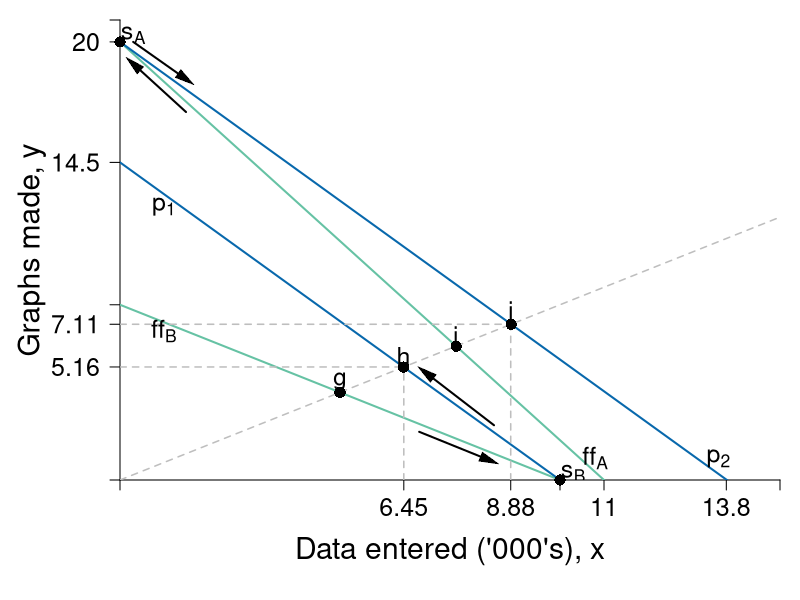

Source code (R):
#Graph Designer: Simon Halliday + Scott Cohn
#Authors: Bowles and Halliday
#Title: Coordination, Conflict and Competition: A Text in Microeconomics

require(shape)
pdf(file = "specprodexch/data_entered.pdf", width = 8, height = 8)

#Set parameters for graphics
pointsize <- 1.8
axislabelsize <- 1.8
labelsize <- 1.5
namesize <- 1.8
annotatesize <- 1.5
graphlinewidth <- 2
segmentlinewidth <- 1.5

COL <- c("#7fc97f", "#beaed4", "#fdc086", "#ffff99", "#386cb0", "#f0027f", "#bf5b17", "#666666")
COLA <- c("#e0f3db", "#99d8c9","#66c2a4","#41ae76", "#238b45", "#005824")
COLB <- c("#4eb3d3", "#2b8cbe", "#0868ac","#084081")


ffA <- function(x, yintA = 20, sA = 20/11) {
        yintA - sA*x
}

ffB <- function(x, yintB = 8, sB = 8/10) {
        yintB - sB*x
}

exchange <- function(x, slope = 1/1.25) {
        slope*x
}

priceA <- function(x, pintA = 20, psA = 1.45) {
        pintA - psA*x
}

priceB <- function(x, pintB = 14.5, psB = 1.45) {
        pintB - psB*x
}

#Edited the margins to cater for the larger LHS labels
par(mar =  c(6, 6, 1, 1))

xlims <- c(0, 15)
ylims <- c(0, 21)

npts <- 501 
x <- seq(xlims[1], xlims[2], length.out = npts)
y <- seq(ylims[1], ylims[2], length.out = npts) 
a <- c(3.25, 5.25, 7.25)

plot(0, 0, xlim = xlims, ylim = ylims, type = "n",
     xlab = expression(paste("")),
     ylab = expression(paste("")), 
     xaxt = "n", 
     yaxt = "n", 
     cex.lab = axislabelsize, 
     bty = "n", 
     xaxs="i", 
     yaxs="i"
)


ticksy <- c(ylims[1], 5.16, 7.11, 8, 14.5, 20, ylims[2])
ylabels <- c(NA, 5.16, 7.11, 8, 14.5, 20, NA)
ticksx <- c(xlims[1], 6.45, 8.88, 10, 11, 13.78, xlims[2])
xlabels <-  c(NA, 6.45, 8.88, 10, 11, 13.8, NA)

axis(1, at = ticksx, pos = 0, labels = xlabels, cex.axis = labelsize)
axis(2, at = ticksy, pos = 0, labels = ylabels, las = 1, cex.axis = labelsize)

npts <- 500 
xx1 <- seq(xlims[1], xlims[2], length.out = npts)

#Draw the graphs
lines(xx1, ffA(xx1), col = COLA[3], lwd = graphlinewidth)
lines(xx1, ffB(xx1), col = COLA[3], lwd = graphlinewidth)
lines(xx1, exchange(xx1), lty = 2, col = "gray", lwd = segmentlinewidth)
lines(xx1, priceA(xx1), col = COLB[3], lwd = graphlinewidth)
lines(xx1, priceB(xx1), col = COLB[3], lwd = graphlinewidth)


#Segments for new points
segments(0, 5.16, 6.45, 5.16, lty = 2, col = "grey",  lwd = segmentlinewidth)
segments(6.45, 0, 6.45, 5.16, lty = 2, col = "grey",  lwd = segmentlinewidth)
segments(0, 7.11, 8.88, 7.11, lty = 2, col = "grey",  lwd = segmentlinewidth)
segments(8.88, 0, 8.88, 7.11, lty = 2, col = "grey",  lwd = segmentlinewidth)


#Label Points
xpts <- c(5, 6.444444444, 7.638888889, 8.888888889)
ypts <- xpts/1.25
yadj1 <- 0.5
yadj2 <- -0.5

points(xpts, ypts, pch = 16, col = "black", cex = 1.5)
ptlabels <- c("g", "h", "i", "j")
text(xpts, ypts + yadj1, ptlabels, cex = labelsize)

#Axis labels
mtext(expression(paste("Data entered ('000's), ", x)), side = 1, line = 3.5, cex = axislabelsize)
text(-2, 0.5*ylims[2], expression(paste("Graphs made, ", y)), xpd = TRUE, cex = axislabelsize, srt = 90) 


#Label the curves
text(13.6, 1, expression(p[2]), cex = labelsize)
text(10.8, 1, expression(ff[A]), cex = labelsize)

text(1, 12.5, expression(p[1]), cex = labelsize)
text(1, 6.8, expression(ff[B]), cex = labelsize)


Arrows(xpts[1]+1.8, ypts[1] - 1.8, 10 - 1.6, 0 + 0.9, col = "black", lty = 1, lwd = 2, arr.type = "triangle", arr.lwd = 0.5)
Arrows(8.5, 0 + 2.5, xpts[2] + 0.5, ypts[2] - 0.25, col = "black", lty = 1, lwd = 2, arr.type = "triangle", arr.lwd = 0.5)
text(10 + 0.3, 0.3, expression(s[B]), cex = labelsize)
points(10, 0,pch = 16, col = "black", cex = 1.5, xpd = TRUE)

Arrows(1.5, 16.8, 0 + 0.3, 20 - 1, col = "black", lty = 1, lwd = 2, arr.type = "triangle", arr.lwd = 0.5)
Arrows(0 + 0.3, 20, 1.5, 16.8 + 1.5, col = "black", lty = 1, lwd = 2, arr.type = "triangle", arr.lwd = 0.5)

text(0 + 0.3, 20 + 0.3, expression(s[A]), cex = labelsize)
points(0, 20,pch = 16, col = "black", cex = 1.5, xpd = TRUE)

dev.off()
